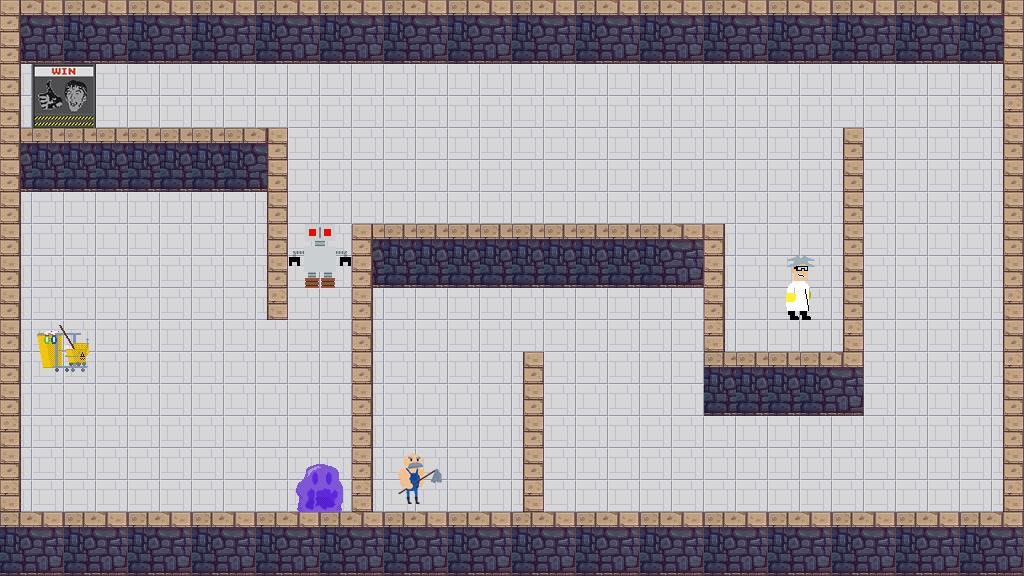

Rendered tile map (Tiled .tmx) drawn with the repository's tilesets; below, a short description and the map source with its tile grids summarised:
An orthogonal 32x18 tile map with 32x32 px tiles, 6 tile layers (tiles, mop cart, goal door, characters, ...), 9 tilesets.

<map version="1.0" tiledversion="1.1.4" orientation="orthogonal" renderorder="right-down" width="32" height="18" tilewidth="32" tileheight="32" infinite="0" nextobjectid="1">
 <tileset firstgid="1" source="wall.tsx" />
 <tileset firstgid="4" source="scientist.tsx" />
 <tileset firstgid="5" source="robot.tsx" />
 <tileset firstgid="6" source="joe.tsx" />
 <tileset firstgid="7" source="slime.tsx" />
 <tileset firstgid="8" source="mop-cart.tsx" />
 <tileset firstgid="9" source="goaldoor.tsx" />
 <tileset firstgid="10" source="../src/edu/cornell/gdiac/wall.tsx" />
 <tileset firstgid="13" source="basic-tile.tsx" />
 <layer name="tiles" width="32" height="18">
  <data>[576 cells, 576 non-empty, 1 distinct tile ids]</data>
 </layer>
 <layer name="mop cart" width="32" height="18">
  <data>[576 cells, 1 non-empty, 1 distinct tile ids]</data>
 </layer>
 <layer name="goal door" width="32" height="18">
  <data>[576 cells, 1 non-empty, 1 distinct tile ids]</data>
 </layer>
 <layer name="characters" width="32" height="18">
  <data>[576 cells, 4 non-empty, 4 distinct tile ids]</data>
 </layer>
 <layer name="horizontal walls" width="32" height="18">
  <data>[576 cells, 54 non-empty, 1 distinct tile ids]</data>
 </layer>
 <layer name="vertical walls" width="32" height="18">
  <data>[576 cells, 52 non-empty, 2 distinct tile ids]</data>
 </layer>
</map>
